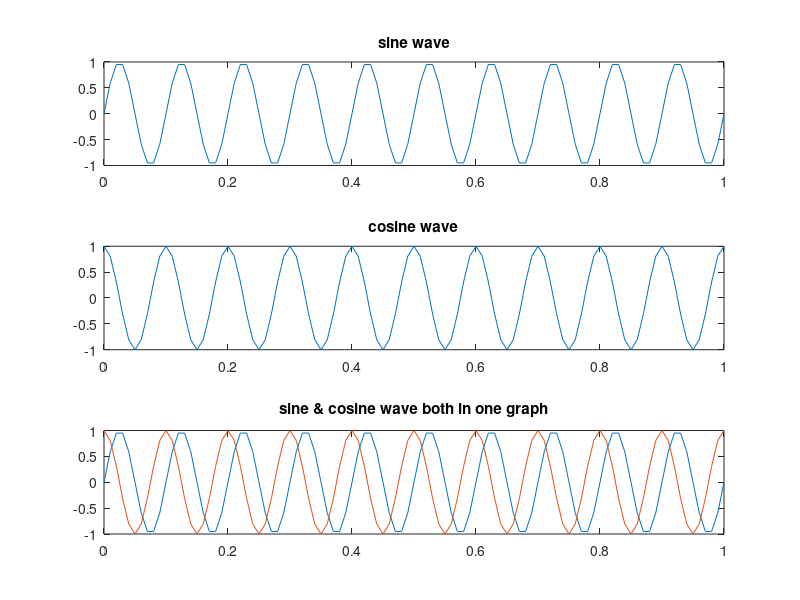

Here is the MATLAB script that generated this plot:
t = 0:0.01:1;
f = 10;
% sin wave
x1 = sin(2*pi*f*t);
% cos wave 
x2 = cos(2*pi*f*t);

% plot(t, x1, t, x2);
% title("sin and cos wave");

subplot(3, 1, 1);
plot(t, x1);
title("sine wave");

subplot(3, 1, 2);
plot(t, x2);
title("cosine wave");

subplot(3, 1, 3);
plot(t, x1, t, x2);
title("sine & cosine wave both in one graph");

